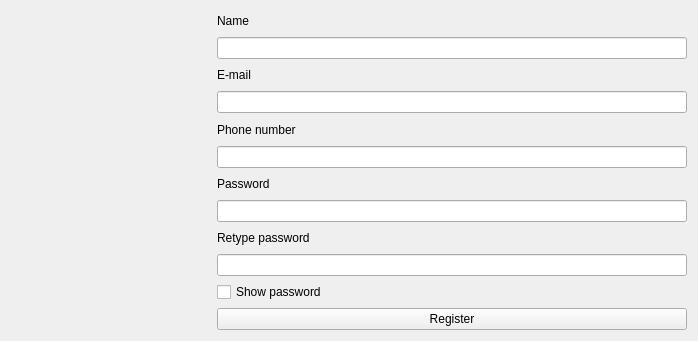
<?xml version="1.0" encoding="UTF-8"?>
<ui version="4.0">
 <class>Form</class>
 <widget class="QWidget" name="Form">
  <property name="geometry">
   <rect>
    <x>0</x>
    <y>0</y>
    <width>698</width>
    <height>341</height>
   </rect>
  </property>
  <property name="minimumSize">
   <size>
    <width>640</width>
    <height>300</height>
   </size>
  </property>
  <property name="maximumSize">
   <size>
    <width>698</width>
    <height>346</height>
   </size>
  </property>
  <property name="windowTitle">
   <string>Register</string>
  </property>
  <layout class="QHBoxLayout" name="horizontalLayout_2">
   <item>
    <layout class="QHBoxLayout" name="horizontalLayout">
     <item>
      <widget class="QLabel" name="labelImage">
       <property name="minimumSize">
        <size>
         <width>200</width>
         <height>0</height>
        </size>
       </property>
       <property name="text">
        <string/>
       </property>
      </widget>
     </item>
     <item>
      <layout class="QVBoxLayout" name="verticalLayout">
       <item>
        <widget class="QLabel" name="labelName">
         <property name="text">
          <string>Name</string>
         </property>
        </widget>
       </item>
       <item>
        <widget class="QLineEdit" name="lineEditName">
         <property name="text">
          <string/>
         </property>
        </widget>
       </item>
       <item>
        <widget class="QLabel" name="labelEmail">
         <property name="text">
          <string>E-mail</string>
         </property>
        </widget>
       </item>
       <item>
        <widget class="QLineEdit" name="lineEditEmail"/>
       </item>
       <item>
        <widget class="QLabel" name="label">
         <property name="text">
          <string>Phone number</string>
         </property>
        </widget>
       </item>
       <item>
        <widget class="QLineEdit" name="lineEdit"/>
       </item>
       <item>
        <widget class="QLabel" name="labelPassword">
         <property name="text">
          <string>Password</string>
         </property>
        </widget>
       </item>
       <item>
        <widget class="QLineEdit" name="lineEditPassword">
         <property name="echoMode">
          <enum>QLineEdit::Password</enum>
         </property>
        </widget>
       </item>
       <item>
        <widget class="QLabel" name="labelRetypePassword">
         <property name="text">
          <string>Retype password</string>
         </property>
        </widget>
       </item>
       <item>
        <widget class="QLineEdit" name="lineEditRetypePassword">
         <property name="echoMode">
          <enum>QLineEdit::Password</enum>
         </property>
        </widget>
       </item>
       <item alignment="Qt::AlignLeft">
        <widget class="QCheckBox" name="checkBoxShowPass">
         <property name="text">
          <string>Show password</string>
         </property>
        </widget>
       </item>
       <item>
        <widget class="QPushButton" name="pushButtonRegister">
         <property name="text">
          <string>Register</string>
         </property>
        </widget>
       </item>
      </layout>
     </item>
    </layout>
   </item>
  </layout>
 </widget>
 <resources/>
 <connections/>
</ui>
